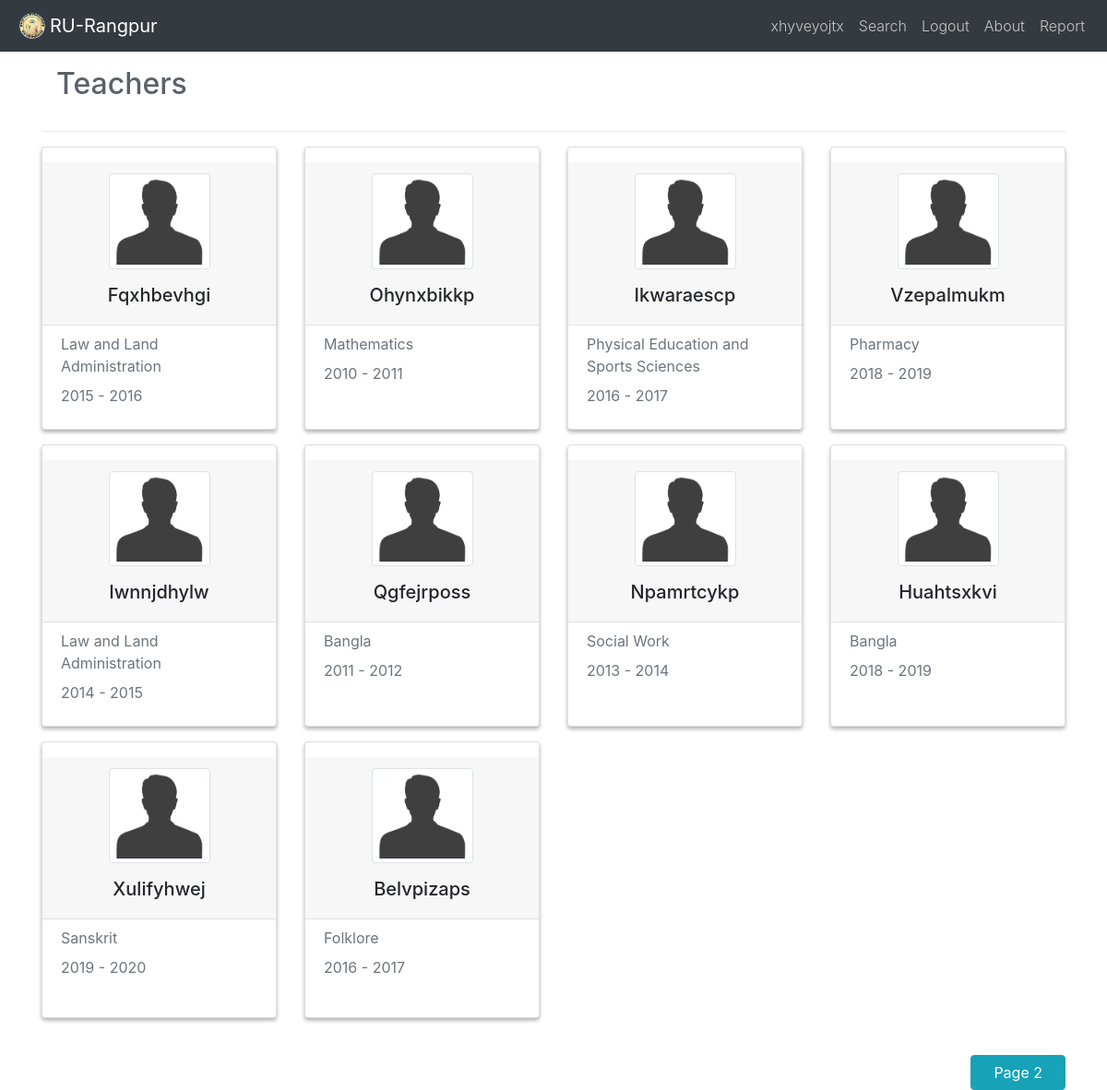
/teachers/ (signed in), run on the app's committed database.
### ru/models.py (models this page shows, shortened)
class UserInfo(models.Model):
    user = models.OneToOneField(User, on_delete=models.CASCADE)
    email = models.CharField(max_length=60, blank=True, null=True)
    view = models.PositiveIntegerField(default=0)
    date = models.DateField(default=datetime.now)
    slug = models.SlugField(blank=True, null=True, max_length=50)
    name = models.CharField(max_length=100, blank=True, null=True)
    mobile = models.CharField(max_length=20, blank=True, null=True)
    present_address = models.CharField(max_length=300, blank=True, null=True)
    permanent_address = models.CharField(max_length=300, blank=True)
    school = models.CharField(max_length=200, blank=True, null=True)
    college = models.CharField(max_length=200, blank=True, null=True)
    university = models.CharField(max_length=200, blank=True, null=True)
    relation = models.CharField(max_length=200, blank=True, null=True)
    dept = models.CharField(max_length=100, blank=True, null=True)
    session = models.CharField(max_length=20, blank=True, null=True)
    blood = models.CharField(max_length=9, blank=True, null=True)
    father = models.CharField(max_length=100, blank=True, null=True)
    mother = models.CharField(max_length=100, blank=True, null=True)
    gender = models.CharField(max_length=10, blank=True, null=True)
    fb = models.CharField(max_length=100, blank=True, null=True)
    bio = models.TextField(max_length=100, blank=True, null=True)
    img = models.ImageField(upload_to='profile_pics',
                            blank=True, default="default.png")
    alumni = models.BooleanField(default=False)

### search/views.py (the view)
# urls.py: path('teachers/', views.see_teachers, name='teachers'),
@login_required
def see_teachers(request):
    objects = UserInfo.objects.filter(relation__icontains = 'teacher')
    paginator = Paginator(objects, 10)  # Show 10 obj per page
    page = request.GET.get('page')
    objects = paginator.get_page(page)
    context={
        'objects':objects,
        'title': "Teachers"
    }
    return render(request,'search/teacher_student.html',context)

### Templates/search/teacher_student.html (shortened to what this page needs)
{% extends 'ru/nav.html' %}
{% load staticfiles %}
{% block navbar %}
<div class="container">
    <h2 class="p-3">{{title}}</h2>
    <hr>
    <div class="row">
        {% for obj in objects %}
        {% if obj.slug != user.username %}
        <div class="col-lg-3 col-md-4 col-sm-6 col-xs-12"><a href="{% url 'other_profile' obj.slug %}" id='atag'>
                <div class="card card-small mb-3 pt-3 pb-2 mycard" style="min-height: 300px;">
                    <div class="card-header border-bottom text-center">
                        <div class="mb-3 mx-auto">
                            <img class="img-thumbnail" src="{{ obj.img.url }}" alt="User Avatar" width="110">
                        </div>
                        <h5 class="mb-0">{{ obj.name }}</h5>
                    </div>
                    <div class="px-3 py-2">
                        <strong class="text-muted d-block mb-2 mx-1">{{ obj.dept }}</strong>
                        <strong class="text-muted d-block mb-2 mx-1">{{ obj.session }}</strong>
                    </div>
                </div>
            </a>
        </div>
        {% endif %}
        {% endfor %}
    </div>
    <div class="row my-4">
        <div class="col-4">
        </div>
        <div class="col-4">
        </div>
        <div class="col-4">
            {% if objects.has_next %}
            <a href="?page={{ objects.next_page_number }}" class="btn btn-info px-4 float-right">Page
                {{ objects.next_page_number }}</a>{%endif%}
        </div>
    </div>
</div>
{%endblock%}

### Templates/ru/nav.html (shortened to what this page needs)
<!DOCTYPE html>
{% load staticfiles %}
<html lang="en" dir="ltr">
<head>
    <link rel="stylesheet" href="https://stackpath.bootstrapcdn.com/bootstrap/4.3.1/css/bootstrap.min.css"
>
    <link rel="stylesheet" href="{% static 'css/style.css'%}">
</head>
<body>
    <nav class="navbar navbar-expand-lg  navbar-dark bg-dark">
        <a class="navbar-brand" href="{% url 'home' %}"><img src="{% static 'img/logo.png'%}" width="30" height="30"
                class="d-inline-block align-top mx-1"><b>RU-Rangpur</b></a>
        <div class="collapse navbar-collapse" id="navbarNav">
            <ul class="navbar-nav ml-auto">
                {% if user.is_superuser %}
                <li class="nav-item ">
                    <a class="nav-link" title="View Profile" href="{% url 'profile' %}">{{user}}</a>
                </li>
                <li class="nav-item ">
                    <a class="nav-link" href="{% url 'home' %}">Search</a>
                </li>
                <li class="nav-item ">
                    <a class="nav-link" href="{% url 'about' %}">About</a>
                </li>
                <li class="nav-item ">
                    <a class="nav-link" href="{% url 'admin:index' %}">Admin Panel</a>
                </li>
                <li class="nav-item ">
                    <a class="nav-link" href="{% url 'table' %}">Table</a>
                </li>
                <li class="nav-item ">
                    <a class="nav-link" href="{% url 'logout' %}">Logout</a>
                </li>
                {%else%}
                {% if user.is_authenticated %}
                <li class="nav-item ">
                    <a class="nav-link" title="View Profile" href="{% url 'profile' %}">{{user}}</a>
                </li>
                {% endif %}
                {% if user.is_authenticated %}
                <li class="nav-item ">
                    <a class="nav-link" href="{% url 'home' %}">Search</a>
                </li>
                {% endif %}
                {% if user.is_authenticated %}
                <li class="nav-item ">
                    <a class="nav-link" href="{% url 'logout' %}">Logout</a>
                </li>
                {% endif %}
                <li class="nav-item ">
                    <a class="nav-link" href="{% url 'about' %}">About</a>
                </li>
                <li class="nav-item"><a class="nav-link " href="{% url 'report' %}">Report</li></a>
                {% endif %}
            </ul>
        </div>
    </nav>
    {% block navbar %}
    {% endblock %}
</body>
</html>

### static/css/style.css (style rules this page uses)
body { height: 100vh; margin: 0; padding: 0; font-size: 1rem; font-weight: 300; color: #5a6169; background-color: #fff; min-height: 100%; }
.card-small { width: 100%; }
.nav-link { color: #c6c6c6 !important; }
.mycard { height: 95%; margin-bottom: 5%; box-shadow: 0 3px 4px 0 rgba(0, 0, 0, 0.2), 0 2px 4px 0 rgba(0, 0, 0, 0.12); }
#atag { text-decoration: none; color: #24252a; }

### data on the page
UserInfo: img (placeholder picture), name "Fqxhbevhgi", dept "Law and Land Administration", session "2015 - 2016"
UserInfo: img (placeholder picture), name "Ohynxbikkp", dept "Mathematics", session "2010 - 2011"
UserInfo: img (placeholder picture), name "Ikwaraescp", dept "Physical Education and Sports Sciences", session "2016 - 2017"
UserInfo: img (placeholder picture), name "Vzepalmukm", dept "Pharmacy", session "2018 - 2019"
UserInfo: img (placeholder picture), name "Iwnnjdhylw", dept "Law and Land Administration", session "2014 - 2015"
UserInfo: img (placeholder picture), name "Qgfejrposs", dept "Bangla", session "2011 - 2012"
UserInfo: img (placeholder picture), name "Npamrtcykp", dept "Social Work", session "2013 - 2014"
UserInfo: img (placeholder picture), name "Huahtsxkvi", dept "Bangla", session "2018 - 2019"
UserInfo: img (placeholder picture), name "Xulifyhwej", dept "Sanskrit", session "2019 - 2020"
UserInfo: img (placeholder picture), name "Belvpizaps", dept "Folklore", session "2016 - 2017"

### other printed values
{{ user }} "xhyveyojtx"
{{ title }} "Teachers"
{{ objects.next_page_number }} "2"
